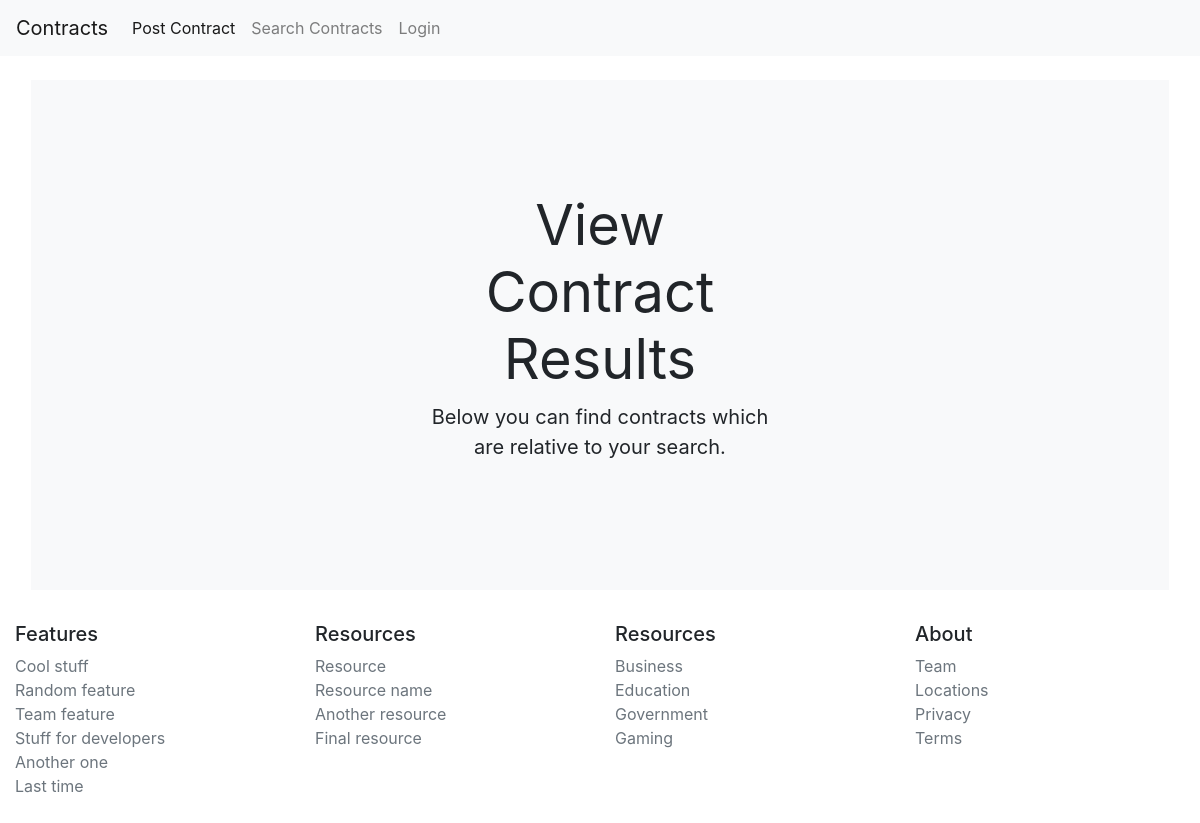
/results/, run on an earlier commit of the app's database.
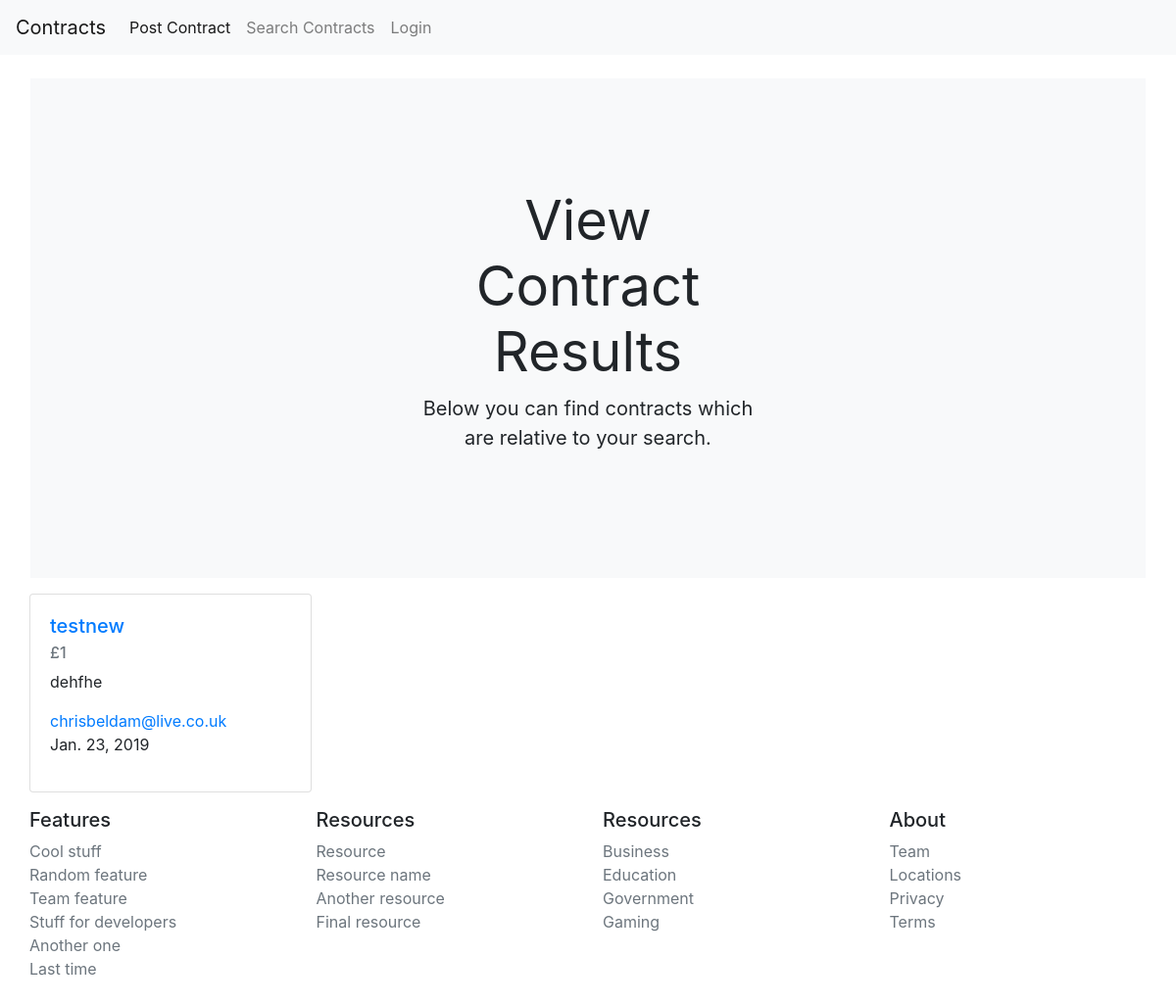
And on a later commit of the database.
### jobs/models.py (models this page shows, shortened)
class Contract(models.Model):
    contract_id = models.BigAutoField(primary_key=True)
    contract_title = models.CharField(max_length=100)
    contract_description = models.CharField(max_length=250)
    contract_location = models.CharField(max_length=100)
    contract_monthly_salary = models.IntegerField()
    contract_recruiter = models.CharField(max_length=250)
    recruiter_email = models.EmailField()
    recruiter_telephone = models.CharField(max_length=11)
    featured_contract = models.BooleanField(default=False)
    featured_expiry_date = models.DateField(default=datetime.date.today)
    date_created = models.DateField(_("Contract Start Date"), default=datetime.date.today) #This allows for the internationalisation of the date field #
    contract_expiry_date = models.DateField(_("Contract Expiry Date"), default=datetime.date.today)
    author = models.ForeignKey(User, on_delete=models.CASCADE, default=True) # Links the user to the role

### jobs/views.py (the view)
# urls.py: path('results/', views.ContractListView.as_view(), name='results'),
class ContractListView(ListView):
    template_name = 'jobs/results.html'
    queryset = Contract.objects.all()

### jobs/templates/jobs/results.html (shortened to what this page needs)
{% extends "jobs/base.html" %}
{% load bootstrap4 %}
{% block content %}
<div class="position-relative overflow-hidden p-3 m-md-3 text-center bg-light">
  <div class="col-md-5 p-lg-5 mx-auto my-5">
    <h1 class="display-4 font-weight-normal">View Contract Results</h1>
    <p class="lead font-weight-normal">Below you can find contracts which are relative to your search.</p>
  </div>
</div>
<div class="container">
  <div class="row">
  {% for instance in object_list %}
  <div class="col-sm-3">
    <div class="card" style="width: 18rem;">
      <div class="card-body">
        <h5 class="card-title"><a href="{% url 'contract-detail' instance.contract_id %}">{{ instance.contract_title }}</a></h5>
        <h6 class="card-subtitle mb-2 text-muted">£{{ instance.contract_monthly_salary}}</h6>
        <p class="card-text">{{ instance.contract_description }}</p>
        <a href="#" class="card-link">{{ instance.recruiter_email}}</a>
        <p>{{ instance.contract_expiry_date }}</p>
    </div>
  </div>
  {% endfor %}
  </div>
</div>
{% endblock content %}

### jobs/templates/jobs/base.html (shortened to what this page needs)
{% load bootstrap4 %} {% load bootstrap_themes %}
<!DOCTYPE html>
<html lang="en">
<head>
  {% load staticfiles %}
  <link rel="stylesheet" href="{% static 'jobs/css/style.css' %}" type="text/css"/>
  <link rel="stylesheet" href="https://stackpath.bootstrapcdn.com/bootstrap/4.1.3/css/bootstrap.min.css">
</head>
<header>
  <nav class="navbar navbar-expand-lg navbar-light bg-light">
    <a class="navbar-brand" href="{% url 'index' %}">Contracts</a>
    <div class="collapse navbar-collapse" id="navbarNavAltMarkup">
      <div class="navbar-nav">
        <a class="nav-item nav-link active" href="/create/new/">Post Contract <span class="sr-only">(current)</span></a>
        <a class="nav-item nav-link" href="/results/">Search Contracts</a>
        {% if user.is.authenticated %}
        <a class="nav-item nav-link" href="#">My Contracts</a>
        <a class="nav-item nav-link" href="#">Logout</a>
        {% else %}
        <a class="nav-item nav-link" href="#" style="text-align:right">Login</a>
        {% endif %}
      </div>
    </div>
  </nav>
</header>
<body>
  <div class="container" id="block">
  {% block content %}{% endblock content %}
  </div>
</body>
<footer class="container py-3">
  <div class="row">
    <div class="col-6 col-md">
      <h5>Features</h5>
      <ul class="list-unstyled text-small">
        <li><a class="text-muted" href="#">Cool stuff</a></li>
        <li><a class="text-muted" href="#">Random feature</a></li>
        <li><a class="text-muted" href="#">Team feature</a></li>
        <li><a class="text-muted" href="#">Stuff for developers</a></li>
        <li><a class="text-muted" href="#">Another one</a></li>
        <li><a class="text-muted" href="#">Last time</a></li>
      </ul>
    </div>
    <div class="col-6 col-md">
      <h5>Resources</h5>
      <ul class="list-unstyled text-small">
        <li><a class="text-muted" href="#">Resource</a></li>
        <li><a class="text-muted" href="#">Resource name</a></li>
        <li><a class="text-muted" href="#">Another resource</a></li>
        <li><a class="text-muted" href="#">Final resource</a></li>
      </ul>
    </div>
    <div class="col-6 col-md">
      <h5>Resources</h5>
      <ul class="list-unstyled text-small">
        <li><a class="text-muted" href="#">Business</a></li>
        <li><a class="text-muted" href="#">Education</a></li>
        <li><a class="text-muted" href="#">Government</a></li>
        <li><a class="text-muted" href="#">Gaming</a></li>
      </ul>
    </div>
    <div class="col-6 col-md">
      <h5>About</h5>
      <ul class="list-unstyled text-small">
        <li><a class="text-muted" href="#">Team</a></li>
        <li><a class="text-muted" href="#">Locations</a></li>
        <li><a class="text-muted" href="#">Privacy</a></li>
        <li><a class="text-muted" href="#">Terms</a></li>
      </ul>
    </div>
  </div>
</footer>
</html>

### jobs/templates/jobs/base.html (style rules this page uses)
.container { max-width: 100%; }
.overflow-hidden { overflow: hidden; }

What changed in the data, as far as the page shows it:
added Contract: contract_title "testnew", contract_monthly_salary "1", contract_description "dehfhe", recruiter_email "chrisbeldam@live.co.uk", contract_expiry_date "Jan. 23, 2019"
